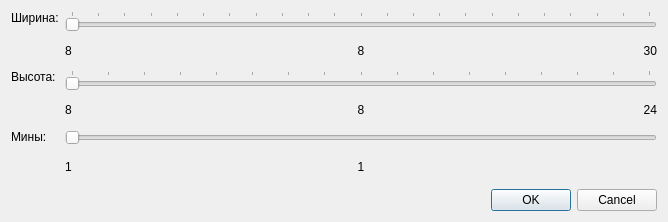
<?xml version="1.0" encoding="UTF-8"?>
<ui version="4.0">
 <class>BoardSizeDialog</class>
 <widget class="QDialog" name="BoardSizeDialog">
  <property name="geometry">
   <rect>
    <x>0</x>
    <y>0</y>
    <width>668</width>
    <height>222</height>
   </rect>
  </property>
  <property name="windowTitle">
   <string notr="true">Пользовательская игра</string>
  </property>
  <property name="modal">
   <bool>true</bool>
  </property>
  <layout class="QGridLayout" name="gridLayout_5">
   <item row="0" column="0">
    <layout class="QVBoxLayout" name="verticalLayout_4">
     <item>
      <layout class="QGridLayout" name="gridLayout_4">
       <item row="0" column="0">
        <widget class="QLabel" name="label">
         <property name="text">
          <string notr="true">Ширина:</string>
         </property>
         <property name="alignment">
          <set>Qt::AlignLeading|Qt::AlignLeft|Qt::AlignTop</set>
         </property>
        </widget>
       </item>
       <item row="0" column="1">
        <layout class="QVBoxLayout" name="verticalLayout">
         <item>
          <widget class="QSlider" name="widthSlider">
           <property name="sizePolicy">
            <sizepolicy hsizetype="Expanding" vsizetype="Fixed">
             <horstretch>0</horstretch>
             <verstretch>0</verstretch>
            </sizepolicy>
           </property>
           <property name="minimum">
            <number>8</number>
           </property>
           <property name="maximum">
            <number>30</number>
           </property>
           <property name="pageStep">
            <number>1</number>
           </property>
           <property name="orientation">
            <enum>Qt::Horizontal</enum>
           </property>
           <property name="tickPosition">
            <enum>QSlider::TicksAbove</enum>
           </property>
           <property name="tickInterval">
            <number>1</number>
           </property>
          </widget>
         </item>
         <item>
          <layout class="QGridLayout" name="gridLayout">
           <item row="0" column="0">
            <widget class="QLabel" name="label_6">
             <property name="text">
              <string>8</string>
             </property>
            </widget>
           </item>
           <item row="0" column="1">
            <widget class="QLabel" name="widthValueLabel">
             <property name="text">
              <string>8</string>
             </property>
             <property name="alignment">
              <set>Qt::AlignCenter</set>
             </property>
            </widget>
           </item>
           <item row="0" column="2">
            <widget class="QLabel" name="label_7">
             <property name="text">
              <string>30</string>
             </property>
             <property name="alignment">
              <set>Qt::AlignRight|Qt::AlignTrailing|Qt::AlignVCenter</set>
             </property>
            </widget>
           </item>
          </layout>
         </item>
        </layout>
       </item>
       <item row="1" column="0">
        <widget class="QLabel" name="label_2">
         <property name="text">
          <string notr="true">Высота:</string>
         </property>
         <property name="alignment">
          <set>Qt::AlignLeading|Qt::AlignLeft|Qt::AlignTop</set>
         </property>
        </widget>
       </item>
       <item row="1" column="1">
        <layout class="QVBoxLayout" name="verticalLayout_2">
         <item>
          <widget class="QSlider" name="heightSlider">
           <property name="minimum">
            <number>8</number>
           </property>
           <property name="maximum">
            <number>24</number>
           </property>
           <property name="pageStep">
            <number>1</number>
           </property>
           <property name="orientation">
            <enum>Qt::Horizontal</enum>
           </property>
           <property name="tickPosition">
            <enum>QSlider::TicksAbove</enum>
           </property>
           <property name="tickInterval">
            <number>1</number>
           </property>
          </widget>
         </item>
         <item>
          <layout class="QGridLayout" name="gridLayout_2">
           <item row="0" column="0">
            <widget class="QLabel" name="label_4">
             <property name="text">
              <string>8</string>
             </property>
            </widget>
           </item>
           <item row="0" column="1">
            <widget class="QLabel" name="heightValueLabel">
             <property name="text">
              <string>8</string>
             </property>
             <property name="alignment">
              <set>Qt::AlignCenter</set>
             </property>
            </widget>
           </item>
           <item row="0" column="2">
            <widget class="QLabel" name="label_8">
             <property name="text">
              <string>24</string>
             </property>
             <property name="alignment">
              <set>Qt::AlignRight|Qt::AlignTrailing|Qt::AlignVCenter</set>
             </property>
            </widget>
           </item>
          </layout>
         </item>
        </layout>
       </item>
       <item row="2" column="0">
        <widget class="QLabel" name="label_3">
         <property name="text">
          <string notr="true">Мины:</string>
         </property>
         <property name="alignment">
          <set>Qt::AlignLeading|Qt::AlignLeft|Qt::AlignTop</set>
         </property>
        </widget>
       </item>
       <item row="2" column="1">
        <layout class="QVBoxLayout" name="verticalLayout_3">
         <item>
          <widget class="QSlider" name="minesSlider">
           <property name="minimum">
            <number>1</number>
           </property>
           <property name="orientation">
            <enum>Qt::Horizontal</enum>
           </property>
           <property name="tickPosition">
            <enum>QSlider::NoTicks</enum>
           </property>
           <property name="tickInterval">
            <number>0</number>
           </property>
          </widget>
         </item>
         <item>
          <layout class="QGridLayout" name="gridLayout_3">
           <item row="0" column="0">
            <widget class="QLabel" name="label_5">
             <property name="text">
              <string>1</string>
             </property>
            </widget>
           </item>
           <item row="0" column="1">
            <widget class="QLabel" name="minesValueLabel">
             <property name="text">
              <string>1</string>
             </property>
             <property name="alignment">
              <set>Qt::AlignCenter</set>
             </property>
            </widget>
           </item>
           <item row="0" column="2">
            <widget class="QLabel" name="minesMaxLabel">
             <property name="text">
              <string/>
             </property>
             <property name="alignment">
              <set>Qt::AlignRight|Qt::AlignTrailing|Qt::AlignVCenter</set>
             </property>
            </widget>
           </item>
          </layout>
         </item>
        </layout>
       </item>
      </layout>
     </item>
     <item>
      <widget class="QDialogButtonBox" name="buttonBox">
       <property name="orientation">
        <enum>Qt::Horizontal</enum>
       </property>
       <property name="standardButtons">
        <set>QDialogButtonBox::Cancel|QDialogButtonBox::Ok</set>
       </property>
      </widget>
     </item>
    </layout>
   </item>
  </layout>
 </widget>
 <resources/>
 <connections>
  <connection>
   <sender>buttonBox</sender>
   <signal>accepted()</signal>
   <receiver>BoardSizeDialog</receiver>
   <slot>accept()</slot>
   <hints>
    <hint type="sourcelabel">
     <x>248</x>
     <y>254</y>
    </hint>
    <hint type="destinationlabel">
     <x>157</x>
     <y>274</y>
    </hint>
   </hints>
  </connection>
  <connection>
   <sender>buttonBox</sender>
   <signal>rejected()</signal>
   <receiver>BoardSizeDialog</receiver>
   <slot>reject()</slot>
   <hints>
    <hint type="sourcelabel">
     <x>316</x>
     <y>260</y>
    </hint>
    <hint type="destinationlabel">
     <x>286</x>
     <y>274</y>
    </hint>
   </hints>
  </connection>
 </connections>
</ui>
